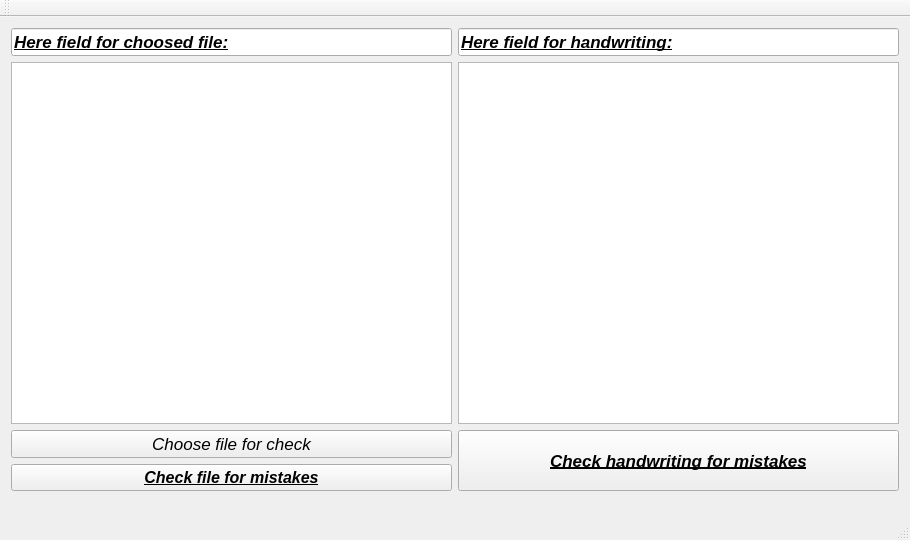
<?xml version="1.0" encoding="UTF-8"?>
<ui version="4.0">
 <class>MainWindow</class>
 <widget class="QMainWindow" name="MainWindow">
  <property name="geometry">
   <rect>
    <x>0</x>
    <y>0</y>
    <width>910</width>
    <height>540</height>
   </rect>
  </property>
  <property name="windowTitle">
   <string>MainWindow</string>
  </property>
  <widget class="QWidget" name="centralWidget">
   <property name="maximumSize">
    <size>
     <width>914</width>
     <height>485</height>
    </size>
   </property>
   <layout class="QHBoxLayout" name="horizontalLayout">
    <item>
     <layout class="QGridLayout" name="gridLayout">
      <item row="4" column="0">
       <widget class="QPushButton" name="CheckFile">
        <property name="font">
         <font>
          <pointsize>12</pointsize>
          <italic>true</italic>
          <bold>true</bold>
          <underline>true</underline>
         </font>
        </property>
        <property name="text">
         <string>Check file for mistakes</string>
        </property>
       </widget>
      </item>
      <item row="2" column="1">
       <widget class="QPlainTextEdit" name="Handwriting">
        <property name="font">
         <font>
          <bold>true</bold>
         </font>
        </property>
       </widget>
      </item>
      <item row="2" column="0">
       <widget class="QPlainTextEdit" name="File">
        <property name="font">
         <font>
          <bold>true</bold>
         </font>
        </property>
        <property name="readOnly">
         <bool>true</bool>
        </property>
       </widget>
      </item>
      <item row="1" column="1">
       <widget class="QLineEdit" name="lineEdit">
        <property name="font">
         <font>
          <pointsize>13</pointsize>
          <italic>true</italic>
          <bold>true</bold>
          <underline>true</underline>
         </font>
        </property>
        <property name="text">
         <string>Here field for handwriting:</string>
        </property>
        <property name="readOnly">
         <bool>true</bool>
        </property>
       </widget>
      </item>
      <item row="3" column="0">
       <widget class="QPushButton" name="ChooseFile">
        <property name="font">
         <font>
          <pointsize>13</pointsize>
          <italic>true</italic>
          <bold>false</bold>
         </font>
        </property>
        <property name="text">
         <string>Choose file for check</string>
        </property>
       </widget>
      </item>
      <item row="3" column="1" rowspan="2">
       <widget class="QPushButton" name="CheckHandwriting">
        <property name="sizePolicy">
         <sizepolicy hsizetype="Preferred" vsizetype="Preferred">
          <horstretch>0</horstretch>
          <verstretch>0</verstretch>
         </sizepolicy>
        </property>
        <property name="font">
         <font>
          <pointsize>13</pointsize>
          <italic>true</italic>
          <bold>true</bold>
          <underline>true</underline>
         </font>
        </property>
        <property name="text">
         <string>Check handwriting for mistakes</string>
        </property>
       </widget>
      </item>
      <item row="1" column="0">
       <widget class="QLineEdit" name="lineEdit_2">
        <property name="font">
         <font>
          <pointsize>13</pointsize>
          <italic>true</italic>
          <bold>true</bold>
          <underline>true</underline>
         </font>
        </property>
        <property name="text">
         <string>Here field for choosed file:</string>
        </property>
        <property name="readOnly">
         <bool>true</bool>
        </property>
       </widget>
      </item>
     </layout>
    </item>
   </layout>
  </widget>
  <widget class="QMenuBar" name="menuBar">
   <property name="geometry">
    <rect>
     <x>0</x>
     <y>0</y>
     <width>910</width>
     <height>22</height>
    </rect>
   </property>
  </widget>
  <widget class="QToolBar" name="mainToolBar">
   <attribute name="toolBarArea">
    <enum>TopToolBarArea</enum>
   </attribute>
   <attribute name="toolBarBreak">
    <bool>false</bool>
   </attribute>
  </widget>
  <widget class="QStatusBar" name="statusBar"/>
 </widget>
 <layoutdefault spacing="6" margin="11"/>
 <resources>
  <include location="MainWindow.qrc"/>
 </resources>
 <connections/>
</ui>
